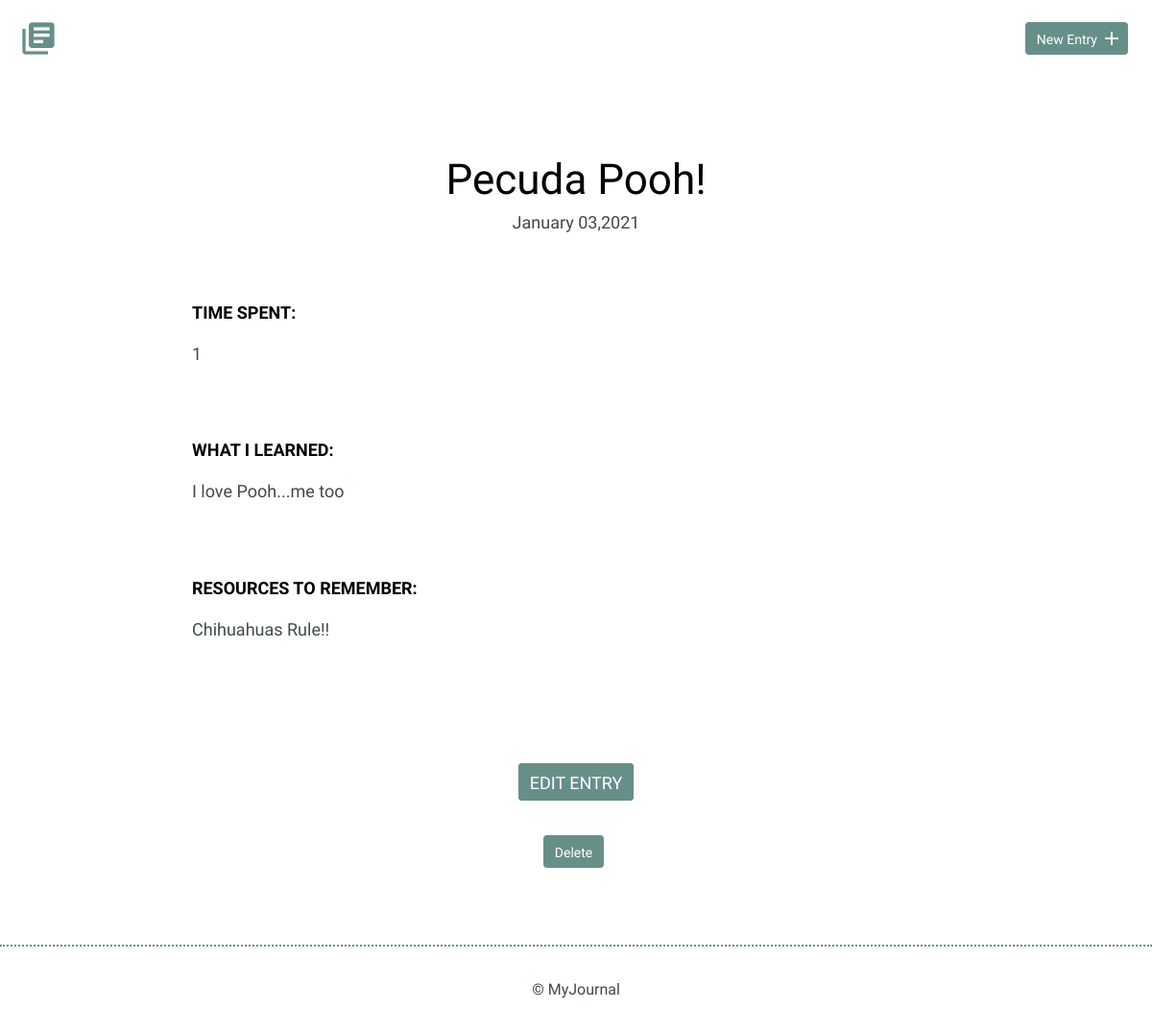
Screenshot of /detail.php?id=17 with the database file from the repository.
### tables this page shows
CREATE TABLE "entries" (
	`id`	INTEGER,
	`title`	TEXT,
	`date`	TEXT,
	`time_spent`	INTEGER,
	`learned`	BLOB,
	`resources`	BLOB,
	PRIMARY KEY(`id`)
);

### inc/functions.php (called while the page is built, shortened)
<?php
function get_selected_entry($id) {
    include 'connection.php';
    $sql = 'SELECT * FROM entries WHERE id = ?';
    try {
        $results = $db->prepare($sql);
        $results->bindValue(1, $id, PDO::PARAM_INT);
        $results->execute();
    } catch (Exception $e) {
        echo "Error!: " . $e->getMessage() . "<br />";
        return false;
       die();
    }
    return $results->fetch();
}

### detail.php (the view, shortened to what this page needs)
<?php
include 'inc/functions.php';
include 'inc/header.php';
if (isset($_GET['id'])) {
    list($id, $title, $date, $timeSpent, $whatILearned, $ResourcesToRemember) = get_selected_entry(filter_input(INPUT_GET, 'id', FILTER_SANITIZE_NUMBER_INT));
}
?>
<section>
    <div class="container">
        <div class="entry-list single">
            <article>
                <?php
                    echo "<h1>" . $title . "</h1>";
                    echo "<time datetime=\"2016-01-31\">" . date("F d,Y", strtotime($date)) . "</time>";
                ?>
                <div class="entry">
                    <h3>Time Spent: </h3>
                    <?php
                    echo "<p>". $timeSpent . "</p>";
                    ?>
                </div>
                <div class="entry">
                    <h3>What I Learned:</h3>
                    <?php
                    echo "<p>". $whatILearned . "</p>";
                    ?>
                </div>
                <div class="entry">
                    <h3>Resources to Remember:</h3>
                    <?php
                    echo "<p>". $ResourcesToRemember . "</p>";
                    ?>
                </div>
            </article>
        </div>
    </div>
    <div class="edit">
        <?php
        echo "<p><a class='button button.icon-right' href='new.php?id=" . $id . "'>" . 'Edit Entry' . "</a></p><br />";
        ?>
        <?php
        echo "<form method='post' action='index.php' onsubmit='return confirm(\"Are you sure you want to delete this entry?\")'; >\n";
        echo "<input class='button button.icon-right' type='submit' value='Delete' /><br />";
        echo "</form>";
        ?>
    </div>
</section>
<?php
include 'inc/footer.php';
?>

### css/site.css (style rules this page uses)
body { font-size: 16px; color: #404a49; font-family: 'Cousine', serif; font-weight: 400; }
.container { margin: 0 auto; padding: 0 25px; }
.button { padding: 8px 10px 6px 10px; background: #678f89; border: 2px solid #678f89; border-radius: 4px; text-decoration: none; color: #FFF; position: relative; text-align: center; font-size: 14px; }
h1, h2, h3 { margin: 0; font-weight: 400; line-height: 1em; color: #000; }
h1 { font-size: 44px; margin-bottom: 12px; }
h3 { font-size: 18px; font-family: 'Work Sans', serif; font-weight: 600; text-transform: uppercase; }
p { line-height: 1.8em; font-size: 18px; }
p a { border-bottom: 2px solid #678f89; padding: 0; color: #678f89; text-decoration: none; }
.entry-list, .edit-entry, .new-entry { max-width: 800px; margin: 0 auto; padding: 70px 0 150px 0; }
.entry-list article { margin-bottom: 70px; text-align: center; }
.entry-list article:last-child { margin-bottom: 0; }
.entry-list.single { padding-bottom: 70px; }
.entry-list.single time { font-size: 18px; }
.entry { max-width: 800px; margin: 75px auto 0 auto; text-align: left; }
.entry p { margin-bottom: 40px; }
.edit { padding-bottom: 80px; text-align: center; margin: 0 auto; }
.edit a { font-weight: 400; text-transform: uppercase; font-size: 18px; }
input[type=submit] { margin-right: 5px; }

### rows the page displays
entries: title "Pecuda Pooh!", date "January 03,2021", time_spent "1", learned "I love Pooh...me too", resources "Chihuahuas Rule!!"
